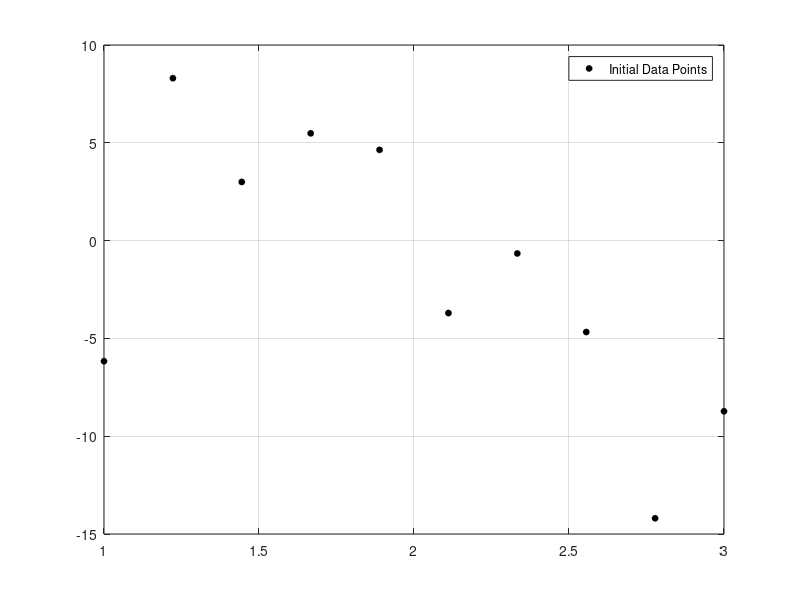

MATLAB code for this plot: (Note: this script raises an error after producing the figure.)
% Project 2 -- Least Squares Fitting
% Jack Kufa

% Grab coords and put each entry in separate row
T = dlmread('data.txt');
x = T(1,1:10); x=x';
y = T(2,1:10); y = y';
% given degrees
% n = [3; 5; 6];
n = [3];

% Plot Initial points
fig = figure("Name","Project 2","NumberTitle","off",'Renderer', 'painters', 'Position', [10 10 1200 675]);
plot(x,y,'ro','LineWidth',1, 'MarkerEdgeColor', 'k', 'MarkerFaceColor', 'k', 'MarkerSize' ,4)
lgd = legend('Initial Data Points'); grid on; hold on;

% For each degree, calculate Least Squares Fit
for i=1:size(n)
    % Vars that need to reset
    A = [];
    A2 = [];
    
    % For polyfit, we need to find A for Ax*=b
    % A's dimensions are determined by the degree
    for idx=0:n(i,1)
        A = [A,x.^idx];
        if idx ~= 0
            A2 = [A2,sin(x*idx)];
        end
    end
    
    % Now find x* and b.
    % Use row reduction in case of inconsistent data
    % polyfit coefficients
    xStar = rref([A'*A A'*y]); 
    xStar = xStar(:,end);
    % trigfit coefficients
    x2Star = rref([A2'*A A2'*y]);
    x2Star = x2Star(:,end);
    
    % Grab new y matrix
    b = A*xStar;
    b2 = A2*x2Star;
    
    % Calculate error
    e1 = sqrt(sum(abs(b-y).^2/size(x,1)));  % Poly
    e2 = sqrt(sum(abs(b2-y).^2/size(x,1))); % Trig
    disp("================================")
    disp("FOR N = " + n(i,1) + ":")
    disp("--------------------------------")
    disp("Polynomial LS Error = " + e1)
    disp("Trigonometric LS Error = "+ e2)
    disp("================================")
    fprintf('\n')
    
    % Plot fits
    plot(x,b,'LineWidth',2,'DisplayName',"Polynomial LS for N = " + n(i,1))
    plot(x,b2,'LineWidth',2,'DisplayName',"Trigonometric LS for N = " + n(i,1))
    % Do this so legend gets refreshed
    lgd = legend('off');lgd = legend('show');
    set(lgd,'color','none')
end
hold off

saveas(fig,'~/Octokitty/Work/School/Math1308/Project 2/graph.png');